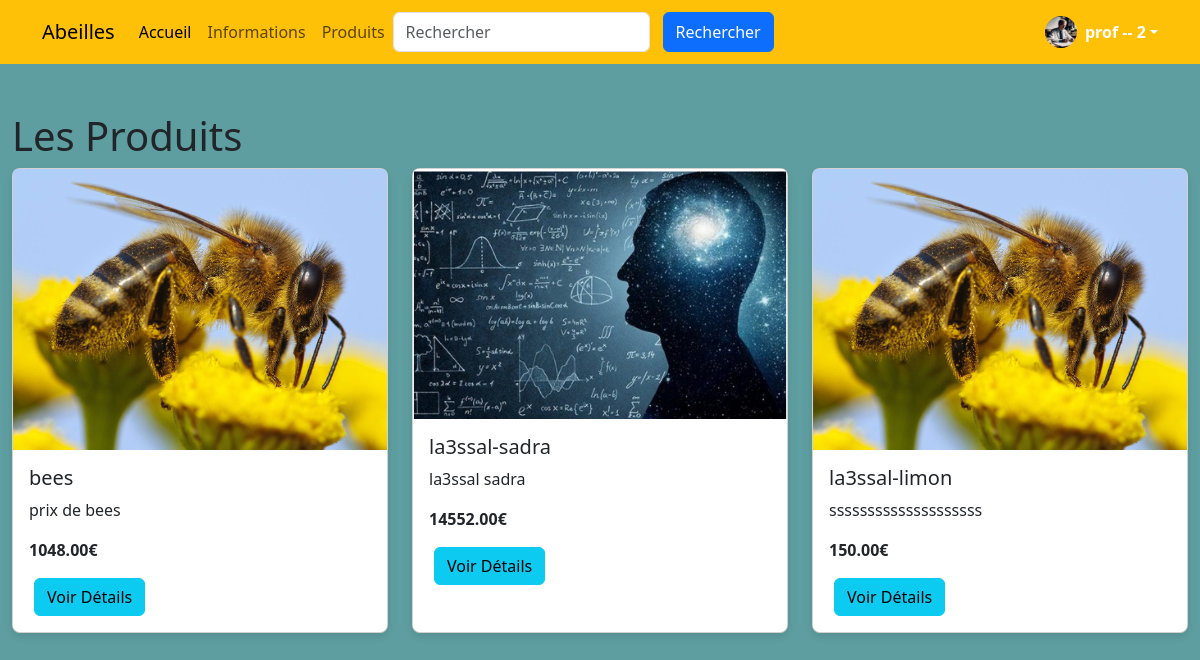
The app's page /product/ (signed in), older data.
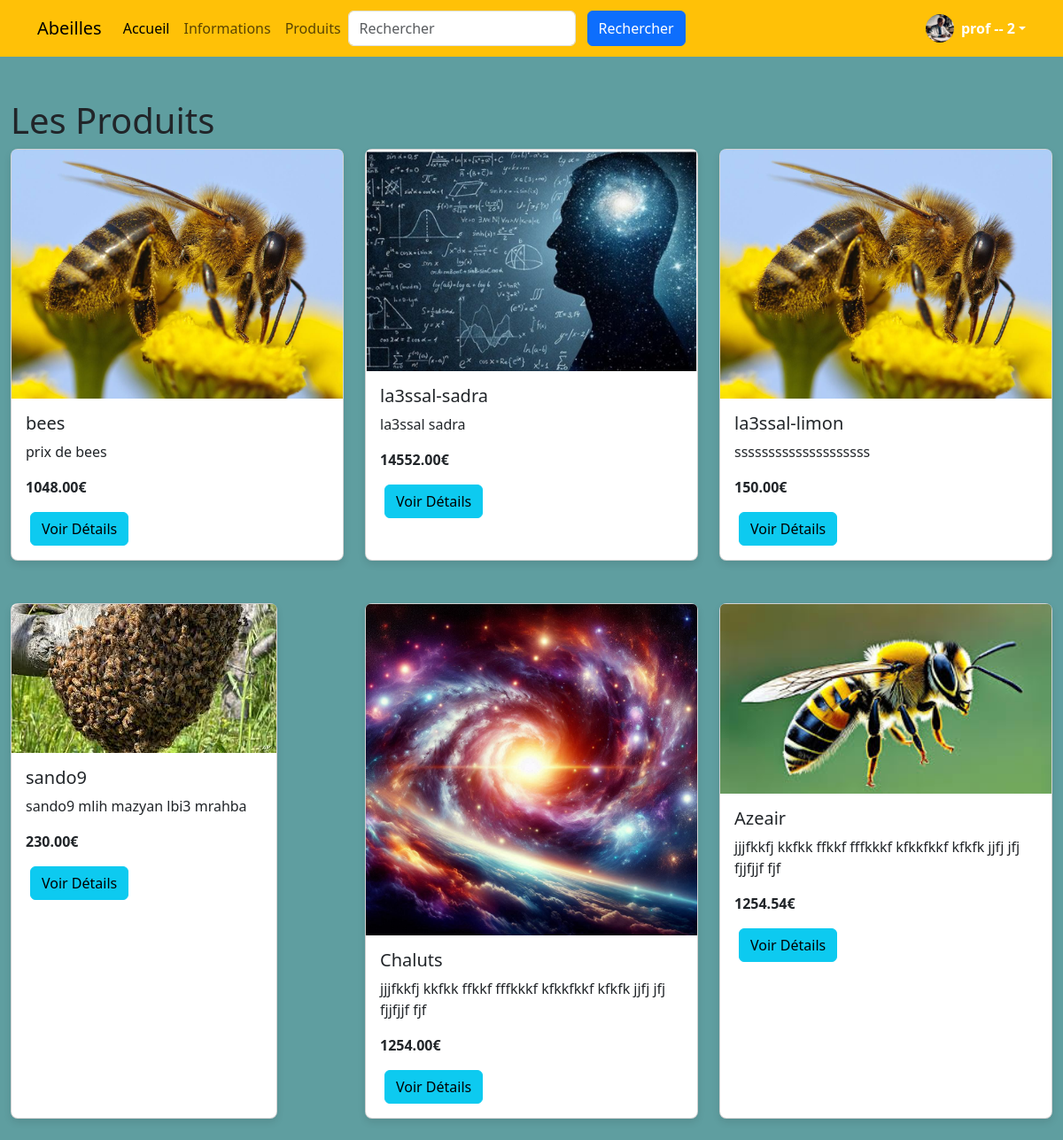
The same page, newer data.
### accounts/models.py (models this page shows, shortened)
class CustomUser(AbstractUser):
    is_teacher = models.BooleanField(default=False)
    is_student = models.BooleanField(default=True)
    groups = models.ManyToManyField(
        'auth.Group',
        related_name='customuser_groups',
        help_text='The groups this user belongs to.',
        verbose_name='groups',
    )
    user_permissions = models.ManyToManyField(
        'auth.Permission',
        related_name='customuser_permissions',
        blank=True,
        help_text='Specific permissions for this user.',
        verbose_name='user permissions',
    )

class Profile(models.Model):
    LEVEL_CHOICES = [
        ('beginner', 'Débutant'),
        ('intermediate', 'Intermédiaire'),
        ('advanced', 'Avancé'),
    ]
    user = models.OneToOneField(settings.AUTH_USER_MODEL, on_delete=models.CASCADE)
    photo = models.ImageField(upload_to='profile_photos/', null=True, blank=True)
    level = models.CharField(max_length=20, choices=LEVEL_CHOICES, default='beginner')
    USER_TYPE_CHOICES = (
        (1, 'admin'),
        (2, 'prof'),
        (3, 'student'),
    )
    user_type = models.PositiveSmallIntegerField(choices=USER_TYPE_CHOICES, default=2)
    bio = models.TextField()
    ville = models.CharField(max_length=255, blank=True, null=True)

### product/models.py (models this page shows, shortened)
class Product(models.Model):
    name = models.CharField(max_length=100)
    price = models.DecimalField(max_digits=10, decimal_places=2)
    stock = models.IntegerField()
    image_url = models.CharField(max_length=2083)
    image = models.ImageField(upload_to='product_image/', blank=True)
    description = models.TextField()
    created_at = models.DateTimeField(auto_now_add=True)
    updated_at = models.DateTimeField(auto_now=True)

### product/views.py (the view)
# urls.py: path('', views.product_list, name='product_list'),
@login_required
def product_list(request):
    products = Product.objects.all()
    return render(request, 'products/product_list.html', {'products': products})

### templates/products/product_list.html
{% extends 'base.html' %}
{% block content %}
<h1 class="mt-5">Les Produits</h1>
    <div class="row g-4 justify-content-center">
        {% for product in products %}
        <div class="col-lg-4 col-md-6 mb-4 d-flex align-items-stretch">
            <div class="card">
                <img src="{{ product.image.url }}"  class="card-img-top" alt="{{ product.name }}">
                <div class="card-body">
                    <h5 class="card-title">{{ product.name }}</h5>
                    <p class="card-text">{{ product.description|truncatewords:15 }}</p>
                    <p><strong>{{ product.price }}€</strong></p>
                    <a href="{% url 'product_detail' product.id %}" class="btn btn-info">Voir Détails</a>
                </div>
            </div>
        </div>
        {% endfor %}
    </div>
{% endblock %}

### templates/base.html (shortened to what this page needs)
{% load static %}
<!DOCTYPE html>
<html lang="fr">
<head>
    <link rel="stylesheet" href="{% static 'bootstrap1/css/bootstrap.min.css' %}">
</head>
<body class="d-flex flex-column min-vh-100">
    {% include 'parts/navbar.html' %}
    <div class="d-flex">
        <div class="container-fluid">
            <main>
                {% block content %}
                {% endblock %}
            </main>
        </div>
    </div>
</body>
</html>

### templates/parts/navbar.html (shortened to what this page needs)
<nav class="navbar navbar-expand-lg bg-warning">
    <div class="container">
      <a class="navbar-brand" href="{% url 'home' %}">Abeilles</a>
      <div class="collapse navbar-collapse" id="navbarsExample07">
        <ul class="navbar-nav me-auto mb-2 mb-lg-0">
          <li class="nav-item">
            <a class="nav-link active" aria-current="page" href="{% url 'home' %}">Accueil</a>
          </li>
          <li class="nav-item">
            <a class="nav-link" href="{% url 'course_list' %}">Informations</a>
          </li>
          <li class="nav-item">
            <a class="nav-link" href="{% url 'product_list' %}">Produits</a>
          </li>
        <form method="get" action="{% url 'search' %}" class="d-flex ms-auto">
          <input class="form-control me-2" type="search" name="q" placeholder="Rechercher" aria-label="Rechercher">
          <button type="submit" class="btn btn-primary">Rechercher</button>
        </form>
      </div>
      <br>
      <br>
      <div class="dropdown">
        <a class="d-flex align-items-center text-white text-decoration-none dropdown-toggle" data-bs-toggle="dropdown" aria-expanded="false">
          {% if user.is_authenticated %}
            <img src="{{ user.profile.photo.url }}" alt="" width="32" height="32" class="rounded-circle me-2">
            <strong>{{ user.username }} -- {{ user.profile.user_type }}</strong>
          {% endif %}
        </a>
      </div>
    </div>
  </nav>

### templates/base.html (style rules this page uses)
.card { box-shadow: 0 4px 8px rgba(0, 0, 0, 0.1); border-radius: 8px; }
.btn { margin: 0 5px; }
body { display: flex; flex-direction: column; min-height: 100vh; background-color: cadetblue; }
.container-fluid { max-width: 1200px; }

Row changes from the older to the newer data that the page shows:
added Product: image (picture), name "sando9", description "sando9 mlih mazyan lbi3 mrahba", price "230.00"
added Product: image (picture), name "Chaluts", description "jjjfkkfj kkfkk ffkkf fffkkkf kfkkfkkf kfkfk jjfj jfj fjjfjjf fjf", price "1254.00"
added Product: image (picture), name "Azeair", description "jjjfkkfj kkfkk ffkkf fffkkkf kfkkfkkf kfkfk jjfj jfj fjjfjjf fjf", price "1254.54"
